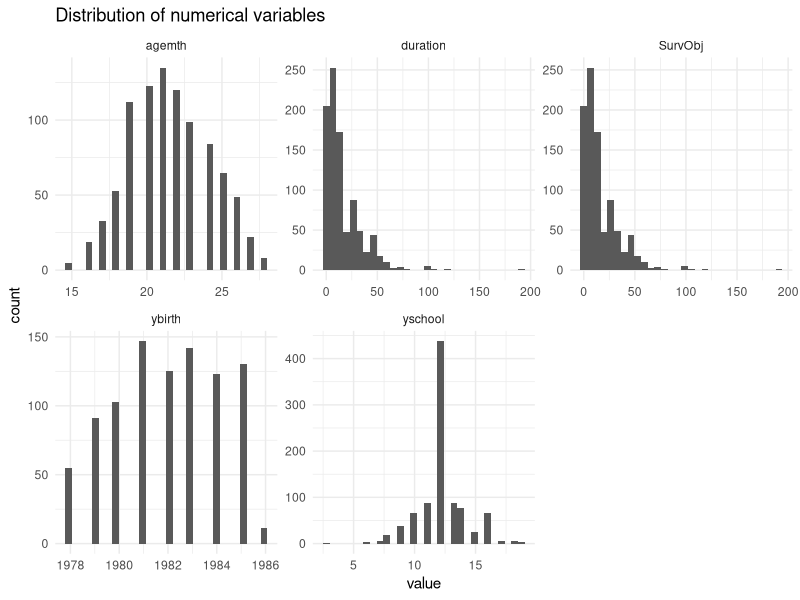
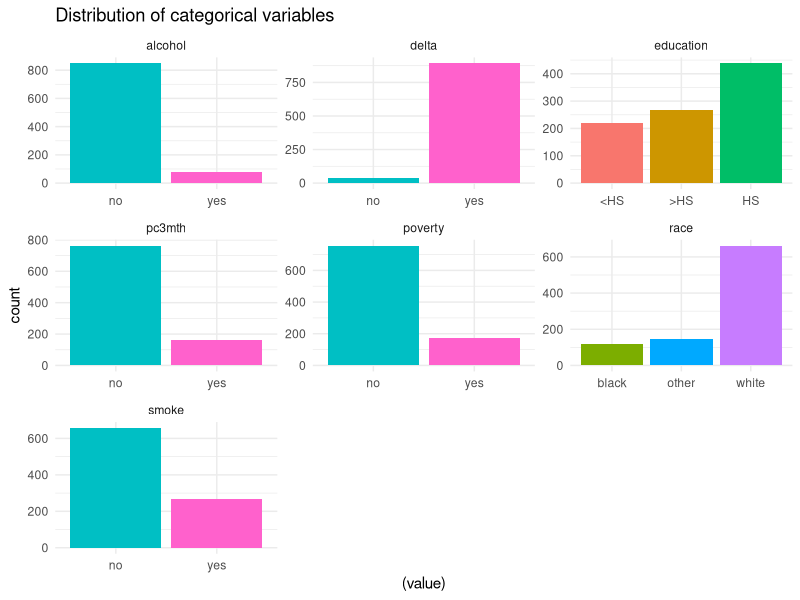
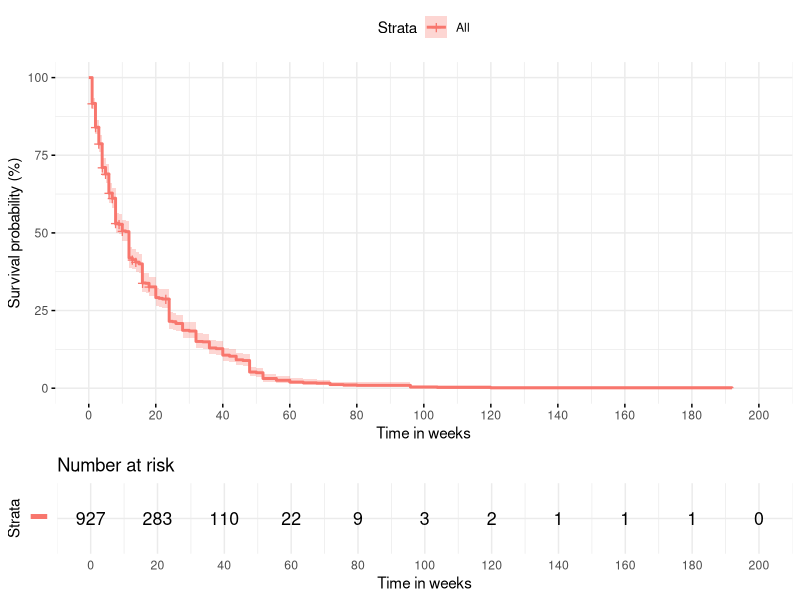
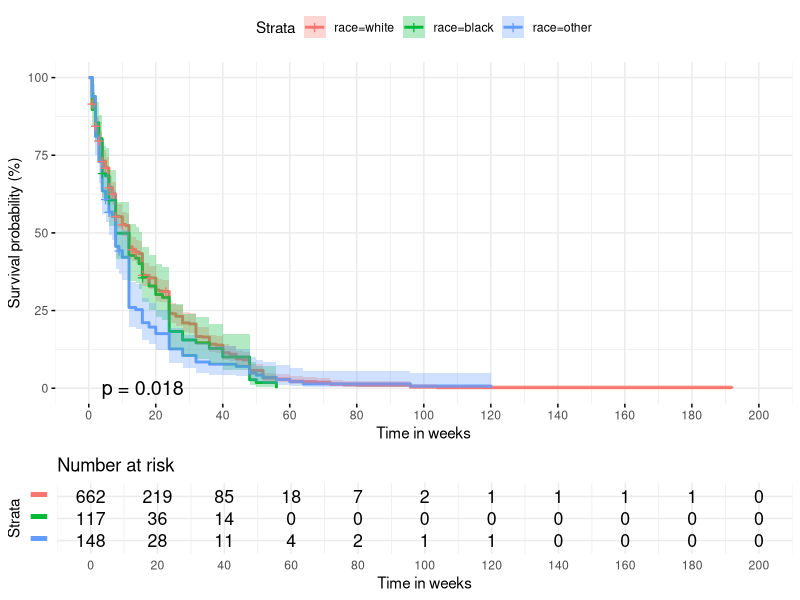
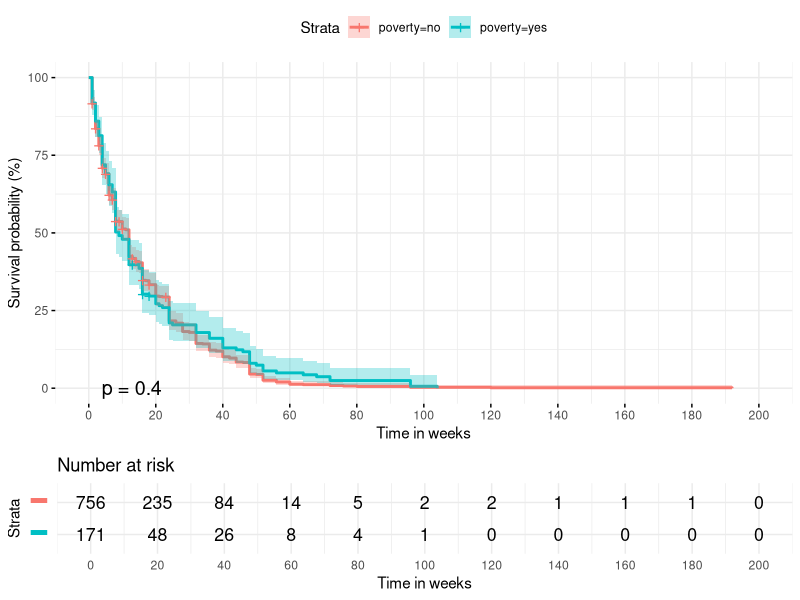
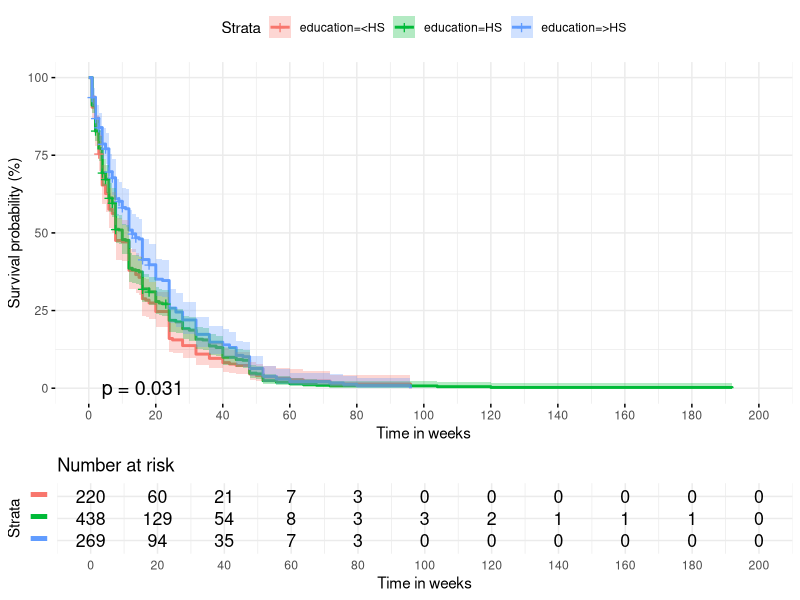
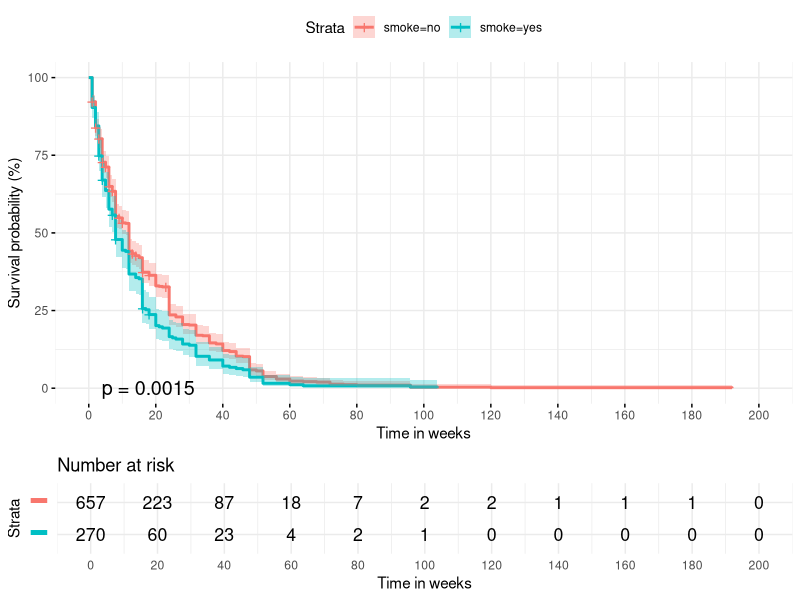
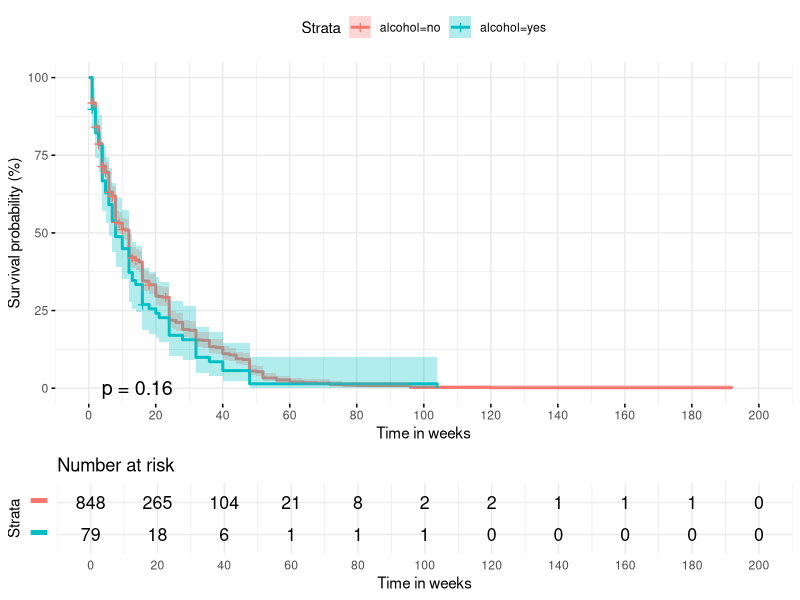

Reproduce these figures in R, in order.
## ---- chunk 1
library(tidyverse) # package for data analysis
library(ggsci) # for graph colors
library(KMsurv) # package with data set
library(survival) # package for survival analysis
library(survminer) # for ggsurvplot viz
data(bfeed) # load data set into R

## ---- chunk 2
var_names <- tibble(
  c(1:ncol(bfeed)),
  c(colnames(bfeed)),
  c("duration of breastfeeding (weeks)",
    "indicator of child weaning",
    "race of mother",
    "mother in poverty",
    "mother smoked at birth of child",
    "mother used alcohol at birth of child",
    "age of mother at birth of child",
    "year of birth",
    "education level of mother (years of school)",
    "prenatal care after 3rd month"
    )
)
knitr::kable(var_names, 
             col.names = c("No.", "Variable ID", "Variable definition"),
             caption = "Table 1: List of variable IDs and their definitions"
             )
## ---- chunk 3
# raw data processing
bfeed <- bfeed %>%
  mutate(race = factor(
              recode(race, "1" = "white", "2" = "black", "3"="other"),
              levels = c("white", "black", "other")
              ),
         delta = factor(
              recode(delta, "1" = "yes", "0" = "no"),
              levels = c("no", "yes")
              ),
         poverty = factor(
              recode(poverty, "1" = "yes", "0" = "no"),
              levels = c("no", "yes")
              ),
         smoke = factor(
              recode(smoke, "1" = "yes", "0" = "no"),
              levels = c("no", "yes")
              ),
         alcohol = factor(
              recode(alcohol, "1" = "yes", "0" = "no"),
              levels = c("no", "yes")
              ),
         pc3mth = factor(
              recode(pc3mth, "1" = "yes", "0" = "no"),
              levels = c("no", "yes")
              ),
         #convert years of education to an ordered categorical variable
         education = factor(
           recode(
                cut(yschool, 
                      breaks = c(0,11.5, 12.5, max(yschool)),
                         labels = F
                    ),
               "1" = "<HS", "2" = "HS", 
                           "3" = ">HS"),
           levels = c("<HS", "HS", ">HS")
           
           ),
         ybirth = ybirth + 1900 , # making data more exact for visualization
         SurvObj = Surv(duration, delta == "yes") #add Survival Obj variable
         
         ) 

str(bfeed)


## ---- chunk 4
bfeed %>% 
  select_if(is.numeric) %>%    
  gather() %>%    
  ggplot(aes(value))+ 
  geom_histogram(bins = 30)+ 
  facet_wrap(~key, scales = "free") +
  theme_minimal() +
  scale_color_npg() +
  ggtitle("Distribution of numerical variables");   

bfeed %>% 
  select_if(negate(is.numeric)) %>%    
  gather() %>%    
  ggplot(aes((value), fill = value))+ 
  geom_bar()+ 
  facet_wrap(~key, scales = "free")+
  theme_minimal() +
  # scale_fill_uchicago() +
  theme(legend.position = "none") +
  ggtitle("Distribution of categorical variables")
## ---- chunk 5
# create survival object:
km.as.one <- survfit(SurvObj ~ 1, data = bfeed)
# summary(km.as.one)

km.by.race <- survfit(SurvObj ~ race, data = bfeed)

km.by.poverty <- survfit(SurvObj ~ poverty, data = bfeed)

km.by.education <- survfit(SurvObj ~ education, data = bfeed)

km.by.smoke <- survfit(SurvObj ~ smoke, data = bfeed)

km.by.alcohol <- survfit(SurvObj ~ alcohol, data = bfeed)

km.by.agemth <- survfit(SurvObj ~ agemth, data = bfeed)

km.by.pc3mth <- survfit(SurvObj ~ pc3mth, data = bfeed)

#KM plot combining all participants
ggsurvplot(
   km.as.one,               # survfit object with calculated statistics.
   data = bfeed,             # data used to fit survival curves.
   risk.table = TRUE,        # show risk table.
   #pval = TRUE,              # show p-value of log-rank test.
   #conf.int = TRUE,          # show confidence intervals for 
                             # point estimates of survival curves.
   xlim = c(0,200),          # present narrower X axis, but not affect
                             # survival estimates.
   xlab = "Time in weeks",   # customize X axis label.
   break.time.by = 20,       # break X axis in time intervals by 500.
   ggtheme = theme_minimal(),# customize plot and risk table with a theme.
  risk.table.y.text.col = T, # colour risk table text annotations.
  risk.table.y.text = FALSE,  # show bars instead of names in text annotations
                             # in legend of risk table
  # palette = "uchicago",      # change colors to be pretty
  fun = "pct"                #show survival function as percentage
)

#KM curve according to race
ggsurvplot(
   km.by.race,               # survfit object with calculated statistics.
   data = bfeed,             # data used to fit survival curves.
   risk.table = TRUE,        # show risk table.
   pval = TRUE,              # show p-value of log-rank test.
   conf.int = TRUE,          # show confidence intervals for 
                             # point estimates of survival curves.
   xlim = c(0,200),          # present narrower X axis, but not affect
                             # survival estimates.
   xlab = "Time in weeks",   # customize X axis label.
   break.time.by = 20,       # break X axis in time intervals by 500.
   ggtheme = theme_minimal(),# customize plot and risk table with a theme.
  risk.table.y.text.col = T, # colour risk table text annotations.
  risk.table.y.text = FALSE,  # show bars instead of names in text annotations
                             # in legend of risk table
  # palette = "uchicago",      # change colors to be pretty
  fun = "pct"                #show survival function as percentage
)

#KM curve according to poverty
ggsurvplot(
   km.by.poverty,               # survfit object with calculated statistics.
   data = bfeed,             # data used to fit survival curves.
   risk.table = TRUE,        # show risk table.
   pval = TRUE,              # show p-value of log-rank test.
   conf.int = TRUE,          # show confidence intervals for 
                             # point estimates of survival curves.
   xlim = c(0,200),          # present narrower X axis, but not affect
                             # survival estimates.
   xlab = "Time in weeks",   # customize X axis label.
   break.time.by = 20,       # break X axis in time intervals by 500.
   ggtheme = theme_minimal(),# customize plot and risk table with a theme.
  risk.table.y.text.col = T, # colour risk table text annotations.
  risk.table.y.text = FALSE,  # show bars instead of names in text annotations
                             # in legend of risk table
  # palette = "uchicago",      # change colors to be pretty
  fun = "pct"                #show survival function as percentage
)

#KM curve according to education
ggsurvplot(
   km.by.education,               # survfit object with calculated statistics.
   data = bfeed,             # data used to fit survival curves.
   risk.table = TRUE,        # show risk table.
   pval = TRUE,              # show p-value of log-rank test.
   conf.int = TRUE,          # show confidence intervals for 
                             # point estimates of survival curves.
   xlim = c(0,200),          # present narrower X axis, but not affect
                             # survival estimates.
   xlab = "Time in weeks",   # customize X axis label.
   break.time.by = 20,       # break X axis in time intervals by 500.
   ggtheme = theme_minimal(),# customize plot and risk table with a theme.
  risk.table.y.text.col = T, # colour risk table text annotations.
  risk.table.y.text = FALSE,  # show bars instead of names in text annotations
                             # in legend of risk table
  # palette = "uchicago",      # change colors to be pretty
  fun = "pct"                #show survival function as percentage
)


#KM curve according to smoking
ggsurvplot(
   km.by.smoke,               # survfit object with calculated statistics.
   data = bfeed,             # data used to fit survival curves.
   risk.table = TRUE,        # show risk table.
   pval = TRUE,              # show p-value of log-rank test.
   conf.int = TRUE,          # show confidence intervals for 
                             # point estimates of survival curves.
   xlim = c(0,200),          # present narrower X axis, but not affect
                             # survival estimates.
   xlab = "Time in weeks",   # customize X axis label.
   break.time.by = 20,       # break X axis in time intervals by 500.
   ggtheme = theme_minimal(),# customize plot and risk table with a theme.
  risk.table.y.text.col = T, # colour risk table text annotations.
  risk.table.y.text = FALSE,  # show bars instead of names in text annotations
                             # in legend of risk table
  # palette = "uchicago",      # change colors to be pretty
  fun = "pct"                #show survival function as percentage
)


#KM curve according to alcohol
ggsurvplot(
   km.by.alcohol,               # survfit object with calculated statistics.
   data = bfeed,             # data used to fit survival curves.
   risk.table = TRUE,        # show risk table.
   pval = TRUE,              # show p-value of log-rank test.
   conf.int = TRUE,          # show confidence intervals for 
                             # point estimates of survival curves.
   xlim = c(0,200),          # present narrower X axis, but not affect
                             # survival estimates.
   xlab = "Time in weeks",   # customize X axis label.
   break.time.by = 20,       # break X axis in time intervals by 500.
   ggtheme = theme_minimal(),# customize plot and risk table with a theme.
  risk.table.y.text.col = T, # colour risk table text annotations.
  risk.table.y.text = FALSE,  # show bars instead of names in text annotations
                             # in legend of risk table
  # palette = "uchicago",      # change colors to be pretty
  fun = "pct"                #show survival function as percentage
)

#KM curve according to age of mother at birth of child
ggsurvplot(
   km.by.agemth,               # survfit object with calculated statistics.
   data = bfeed,             # data used to fit survival curves.
   risk.table = TRUE,        # show risk table.
   pval = TRUE,              # show p-value of log-rank test.
   conf.int = TRUE,          # show confidence intervals for 
                             # point estimates of survival curves.
   xlim = c(0,200),          # present narrower X axis, but not affect
                             # survival estimates.
   xlab = "Time in weeks",   # customize X axis label.
   break.time.by = 20,       # break X axis in time intervals by 500.
   ggtheme = theme_minimal(),# customize plot and risk table with a theme.
  risk.table.y.text.col = T, # colour risk table text annotations.
  risk.table.y.text = FALSE,  # show bars instead of names in text annotations
                             # in legend of risk table
  # palette = "uchicago",      # change colors to be pretty
  fun = "pct"                #show survival function as percentage
)

#KM curve according to prenatal care after 3rd month
ggsurvplot(
   km.by.pc3mth,               # survfit object with calculated statistics.
   data = bfeed,             # data used to fit survival curves.
   risk.table = TRUE,        # show risk table.
   pval = TRUE,              # show p-value of log-rank test.
   conf.int = TRUE,          # show confidence intervals for 
                             # point estimates of survival curves.
   xlim = c(0,200),          # present narrower X axis, but not affect
                             # survival estimates.
   xlab = "Time in weeks",   # customize X axis label.
   break.time.by = 20,       # break X axis in time intervals by 500.
   ggtheme = theme_minimal(),# customize plot and risk table with a theme.
  risk.table.y.text.col = T, # colour risk table text annotations.
  risk.table.y.text = FALSE,  # show bars instead of names in text annotations
                             # in legend of risk table
  # palette = "uchicago",      # change colors to be pretty
  fun = "pct"                #show survival function as percentage
)
